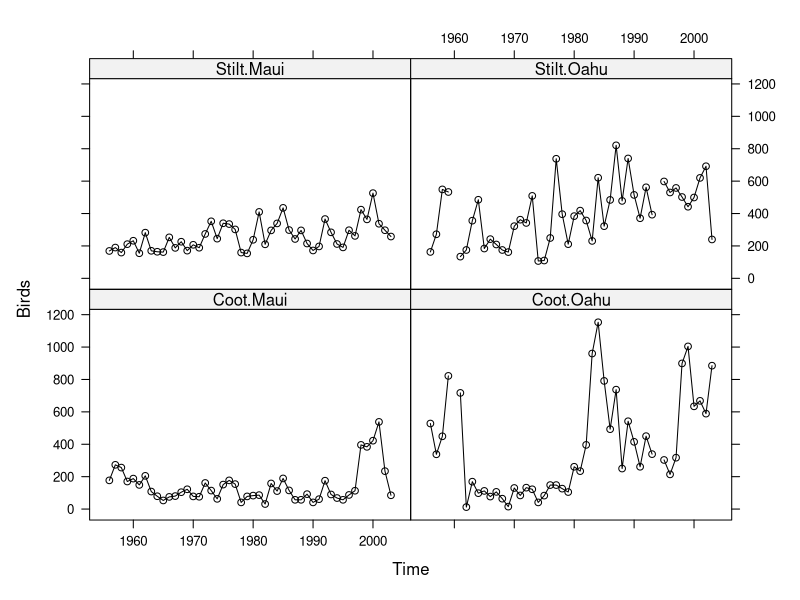

This chart was generated by the following R code: (Note: this script raises an error after producing the figure.)
# setwd("//media//kswada//MyFiles//R//hawaii")
setwd("//media//kswada//MyFiles//R//Generalized_linear_model_and_heterogeneity//hawaii")

packages <- c("dplyr", "lattice")
purrr::walk(packages, library, character.only = TRUE, warn.conflicts = FALSE)



# ------------------------------------------------------------------------------
# data:  Hawaii
# ------------------------------------------------------------------------------

Hawaii <- read.table(file = "Hawaii.txt", header = TRUE)


str(Hawaii)


dim(Hawaii)


car::some(Hawaii)


# ----------
Hawaii$Birds <- sqrt(Hawaii$Moorhen.Kauai)



# ------------------------------------------------------------------------------
# data exploration:  time series plot
# ------------------------------------------------------------------------------

# Other than Moorhen.Kaui

Birds <- c(Hawaii$Stilt.Oahu, Hawaii$Stilt.Maui, Hawaii$Coot.Oahu, Hawaii$Coot.Maui)


Time <- rep(Hawaii$Year, 4)


Rain <- rep(Hawaii$Rainfall, 4)


ID <- factor(rep(c("Stilt.Oahu", "Stilt.Maui", "Coot.Oahu", "Coot.Maui"), each = length(Hawaii$Year)))



# ----------
xyplot(Birds ~ Time | ID, col = 1, type = "o")



# -->
# Some species have considerable more variation, indicating violation of homogeneity




# ------------------------------------------------------------------------------
# Smoother for each time series and different residual spread for each time series
#   - Birds(is) = alpha(i) + beta + Rainfall(is) + f(i)(Year(s)) + error(is)
# ------------------------------------------------------------------------------

library(mgcv)


# by = as.numeric(.): each smoother is only applied to one time series
BM1 <- gamm(Birds ~ Rain + ID +
              s(as.numeric(Time), by = ID), weights = varIdent(form = ~1 | ID))


#BM1 <- gamm(Birds ~ Rain + ID +
#              s(Time, by = as.numeric(ID == "Stilt.Oahu")) + 
#              s(Time, by = as.numeric(ID == "Stilt.Maui")) +
#              s(Time, by = as.numeric(ID == "Cool.Oahu")) +
#              s(Time, by = as.numeric(ID == "Coot.Maui")),
#            weights = varIdent(form = ~1 | ID))



# ----------
summary(BM1$gam)



# -->
# The problme here is that the p-values assume independence and because the data are time series,
# these asumptions may be violated.



# ------------------------------------------------------------------------------
# plot Smoother
# ------------------------------------------------------------------------------

graphics.off()

par(mfrow = c(2,2))

plot(BM1$gam, scale = FALSE, shade = TRUE)



# -->
# Coot.Oahu have is sinusoida pattern



# ------------------------------------------------------------------------------
# Assess residual pattern
# ------------------------------------------------------------------------------

E <- residuals(BM1$gam)


graphics.off()

par(mfrow = c(1,1))


xyplot(E ~ Time | ID, type = "o")


